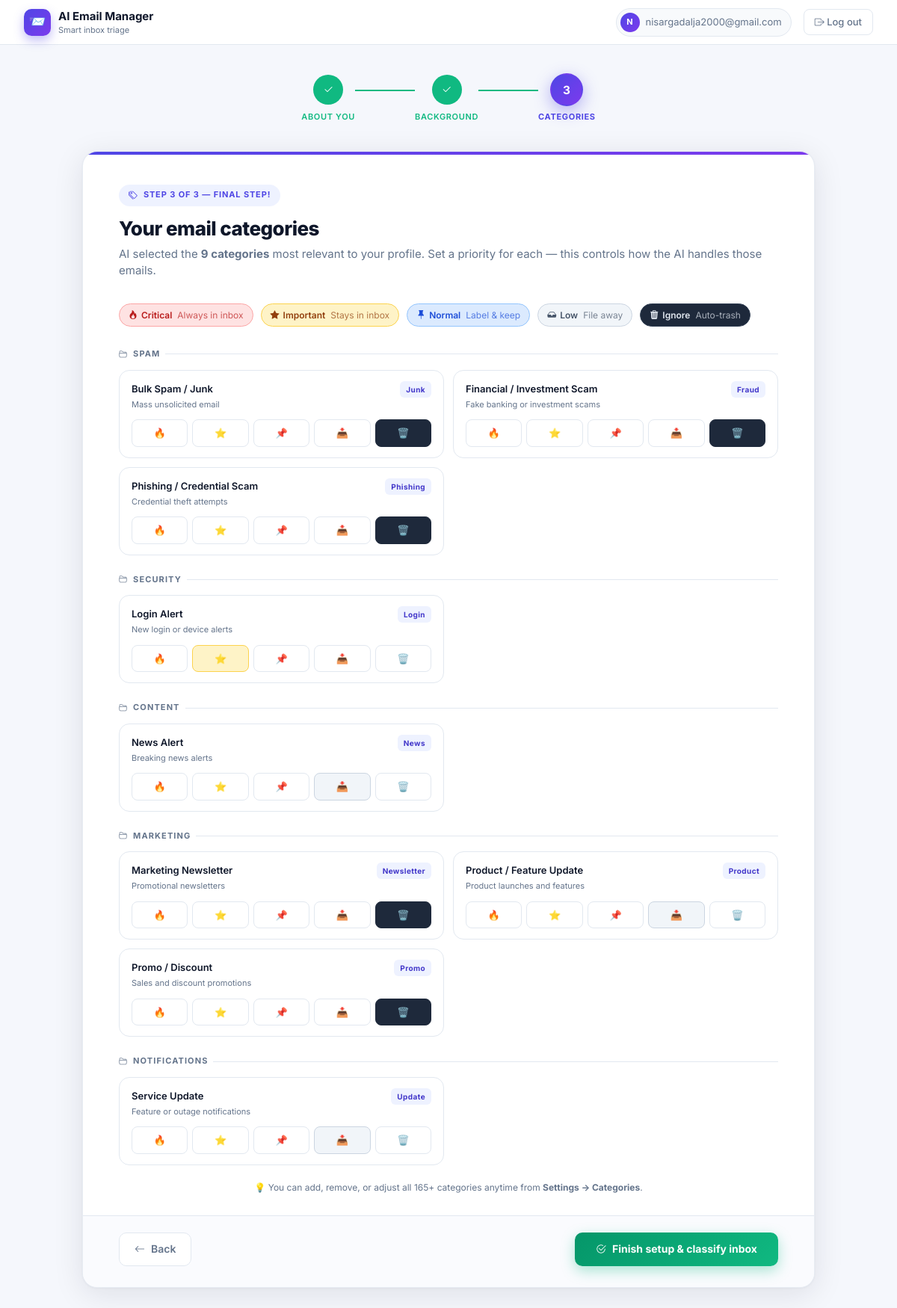
/accounts/onboarding/step3/ (signed in), run on the app's committed database.
### accounts/models.py (models this page shows, shortened)
class EmailCategory(models.Model):
    slug         = models.SlugField(max_length=64, unique=True)
    name         = models.CharField(max_length=120)
    short_label  = models.CharField(max_length=32)
    group        = models.CharField(max_length=64)
    description  = models.TextField(blank=True)
    default_tier = models.CharField(max_length=16, choices=TIER_CHOICES, default="normal")

### accounts/views.py (the view, shortened to what this page needs)
# urls.py: path("onboarding/step3/", views.onboarding_step3, name="onboarding_step3"),
@login_required
def onboarding_step3(request):
    profile = _ensure_profile(request)
    relevant = services.suggest_relevant_categories(profile, max_count=20)
    prefs = {p.category_id: p.tier for p in request.user.category_prefs.all()}
    cat_groups = {}
    for c in relevant:
        cat_groups.setdefault(c.group, []).append(
            {"obj": c, "tier": prefs.get(c.id, c.default_tier)}
        )
    from .models import EmailCategory as _EC
    tier_options = [
        ("critical", "🔥", "crit", "Critical — always in inbox"),
        ("important", "⭐", "imp",  "Important — stays in inbox"),
        ("normal",    "📌", "norm", "Normal — label & keep"),
        ("low",       "📥", "low",  "Low — file away"),
        ("ignore",    "🗑️", "ign",  "Ignore — auto-trash"),
    ]
    return render(request, "onboarding_step3.html", {
        "cat_groups": cat_groups,
        "step": 3,
        "total_relevant": len(relevant),
        "total_pool": _EC.objects.count(),
        "tier_options": tier_options,
    })

### accounts/context_processors.py (called while the page is built)
def active_job(request):
    if not request.user.is_authenticated:
        return {}
    job = (ClassificationJob.objects
           .filter(user=request.user, status__in=["pending", "running"])
           .order_by("-id").first())
    return {"global_active_job": job}

### accounts/services.py (called while the page is built, shortened)
def suggest_relevant_categories(profile, max_count=20):
    universal_cats = list(
        EmailCategory.objects.filter(slug__in=UNIVERSAL_SLUGS)
    )
    universal_ids = {c.id for c in universal_cats}
    ai_count = max(0, max_count - len(universal_cats))
    if _openai is None or not profile or ai_count == 0:
        return universal_cats[:max_count]

### accounts/views.py (called while the page is built)
def _ensure_profile(request):
    profile, _ = UserProfile.objects.get_or_create(
        user=request.user, defaults={"full_name": request.user.get_full_name()},
    )
    return profile

### templates/onboarding_step3.html (shortened to what this page needs)
{% extends "onboarding_base.html" %}
{% block s1_class %}done{% endblock %}
{% block s1_icon %}<i class="bi bi-check2"></i>{% endblock %}
{% block l1_class %}done{% endblock %}
{% block s2_class %}done{% endblock %}
{% block s2_icon %}<i class="bi bi-check2"></i>{% endblock %}
{% block l2_class %}done{% endblock %}
{% block s3_class %}active{% endblock %}
{% block s3_icon %}3{% endblock %}
{% block ob_content %}
<form method="post" novalidate id="catForm">{% csrf_token %}
  <div class="ob-card-body" style="padding-bottom:12px">
    <div class="ob-card-header">
      <div class="ob-card-step-badge"><i class="bi bi-tags"></i>Step 3 of 3 — Final step!</div>
      <h1 class="ob-card-title">Your email categories</h1>
      <p class="ob-card-sub">
        AI selected the <strong>{{ total_relevant }} categories</strong> most relevant to your profile.
        Set a priority for each — this controls how the AI handles those emails.
      </p>
    </div>
    <div style="display:flex;gap:10px;flex-wrap:wrap;margin-bottom:28px">
      <div class="tier-legend-item crit"><i class="bi bi-fire"></i> Critical <span>Always in inbox</span></div>
      <div class="tier-legend-item imp"><i class="bi bi-star-fill"></i> Important <span>Stays in inbox</span></div>
      <div class="tier-legend-item norm"><i class="bi bi-pin-fill"></i> Normal <span>Label & keep</span></div>
      <div class="tier-legend-item low"><i class="bi bi-inbox-fill"></i> Low <span>File away</span></div>
      <div class="tier-legend-item ign"><i class="bi bi-trash3-fill"></i> Ignore <span>Auto-trash</span></div>
    </div>
    {% for group, cats in cat_groups.items %}
      <div class="cat3-group-header">
        <i class="bi bi-folder2-open"></i> {{ group }}
      </div>
      <div class="cat3-grid">
        {% for item in cats %}
          <div class="cat3-card" data-cat="{{ item.obj.id }}">
            <div class="cat3-top">
              <div>
                <div class="cat3-name">{{ item.obj.name }}</div>
                <div class="cat3-desc">{{ item.obj.description }}</div>
              </div>
              <span class="cat3-label">{{ item.obj.short_label }}</span>
            </div>
            <div class="cat3-tiers">
              {% for val, icon, cls, title in tier_options %}
                <label class="cat3-pill {{ cls }} {% if item.tier == val %}selected{% endif %}" title="{{ title }}">
                  {{ icon }}
                </label>
              {% endfor %}
            </div>
          </div>
        {% endfor %}
      </div>
    {% endfor %}
    <p class="ob-skip" style="margin-top:20px">
      💡 You can add, remove, or adjust all {{ total_pool }}+ categories anytime from <strong>Settings → Categories</strong>.
    </p>
  </div>
  <div class="ob-card-footer">
    <a href="{% url 'onboarding_step2' %}" class="ob-btn-back">
      <i class="bi bi-arrow-left"></i> Back
    </a>
    <button type="submit" class="ob-btn-next ob-btn-finish">
      <i class="bi bi-check2-circle"></i> Finish setup &amp; classify inbox
    </button>
  </div>
</form>
{% endblock %}

### templates/onboarding_base.html (shortened to what this page needs)
{% load static %}
<!doctype html>
<html lang="en">
<head>
<link href="https://cdn.jsdelivr.net/npm/bootstrap@5.3.3/dist/css/bootstrap.min.css" rel="stylesheet">
<link href="https://cdn.jsdelivr.net/npm/bootstrap-icons@1.11.3/font/bootstrap-icons.css" rel="stylesheet">
</head>
<body>
<header class="ob-topbar">
  <a class="ob-brand" href="#">
    <div class="ob-brand-icon">📨</div>
    <div>
      <div class="ob-brand-name">AI Email Manager</div>
      <div class="ob-brand-sub">Smart inbox triage</div>
    </div>
  </a>
  <div class="ob-topbar-right">
    <div class="ob-user-pill">
      <div class="ob-user-avatar">{{ user.email|slice:":1"|upper }}</div>
      <span class="d-none d-sm-inline">{{ user.email }}</span>
    </div>
    <a href="{% url 'logout' %}" class="ob-logout"><i class="bi bi-box-arrow-right"></i> Log out</a>
  </div>
</header>
<div class="ob-page">
  <div class="ob-stepper">
    <div class="ob-step {% block s1_class %}{% endblock %}">
      <div class="ob-step-circle">{% block s1_icon %}1{% endblock %}</div>
      <div class="ob-step-label">About You</div>
    </div>
    <div class="ob-step-line {% block l1_class %}{% endblock %}"></div>
    <div class="ob-step {% block s2_class %}{% endblock %}">
      <div class="ob-step-circle">{% block s2_icon %}2{% endblock %}</div>
      <div class="ob-step-label">Background</div>
    </div>
    <div class="ob-step-line {% block l2_class %}{% endblock %}"></div>
    <div class="ob-step {% block s3_class %}{% endblock %}">
      <div class="ob-step-circle">{% block s3_icon %}3{% endblock %}</div>
      <div class="ob-step-label">Categories</div>
    </div>
  </div>
  <div class="ob-card">
    <div class="ob-card-stripe"></div>
    {% block ob_content %}{% endblock %}
  </div>
</div>
</body>
</html>

### templates/onboarding_step3.html (style rules this page uses)
.tier-legend-item { display:inline-flex;align-items:center;gap:5px; padding:5px 12px;border-radius:20px; font-size:12px;font-weight:600;border:1.5px solid; }
.tier-legend-item span { font-weight:400;color:inherit;opacity:.7;margin-left:2px }
.tier-legend-item.crit { background:#fee2e2;color:#b91c1c;border-color:#fca5a5 }
.tier-legend-item.imp { background:#fef3c7;color:#92400e;border-color:#fcd34d }
.tier-legend-item.norm { background:#dbeafe;color:#1d4ed8;border-color:#93c5fd }
.tier-legend-item.low { background:#f1f5f9;color:#475569;border-color:#cbd5e1 }
.tier-legend-item.ign { background:#1e293b;color:#e2e8f0;border-color:#334155 }
.cat3-group-header { font-size:11px;font-weight:700;letter-spacing:.1em;text-transform:uppercase; color:var(--muted);margin:24px 0 12px; display:flex;align-items:center;gap:7px; }
.cat3-group-header::after { content:'';flex:1;height:1px;background:var(--border) }
.cat3-grid { display:grid;grid-template-columns:1fr 1fr;gap:12px;margin-bottom:4px }
.cat3-card { border:1.5px solid var(--border);border-radius:14px;padding:14px 16px; background:#fff;transition:all .15s; }
.cat3-top { display:flex;justify-content:space-between;align-items:flex-start;gap:12px;margin-bottom:12px }
.cat3-name { font-weight:600;font-size:13px;color:var(--text);margin-bottom:3px }
.cat3-desc { font-size:11px;color:var(--muted);line-height:1.4 }
.cat3-label { font-size:10px;font-weight:700;letter-spacing:.04em; background:#eef2ff;color:#4338ca; padding:3px 8px;border-radius:6px;white-space:nowrap;flex-shrink:0; }
.cat3-tiers { display:flex;gap:6px }
.cat3-pill { flex:1;text-align:center;padding:7px 4px;border-radius:8px; font-size:13px;border:1.5px solid var(--border); cursor:pointer;background:#fff; transition:all .15s;user-select:none; }
.cat3-pill.imp.selected { background:#fef3c7;border-color:#fcd34d }
.cat3-pill.low.selected { background:#f1f5f9;border-color:#cbd5e1 }
.cat3-pill.ign.selected { background:#1e293b;border-color:#1e293b;color:#fff }

### data on the page
EmailCategory: cat_groups "SPAM", obj.name "Bulk Spam / Junk", obj.description "Mass unsolicited email", obj.short_label "Junk", tier_options "🔥" "⭐" "📌" "📥" "🗑️"
EmailCategory: obj.name "Financial / Investment Scam", obj.description "Fake banking or investment scams", obj.short_label "Fraud", tier_options "🔥" "⭐" "📌" "📥" "🗑️"
EmailCategory: obj.name "Phishing / Credential Scam", obj.description "Credential theft attempts", obj.short_label "Phishing", tier_options "🔥" "⭐" "📌" "📥" "🗑️"
EmailCategory: cat_groups "SECURITY", obj.name "Login Alert", obj.description "New login or device alerts", obj.short_label "Login", tier_options "🔥" "⭐" "📌" "📥" "🗑️"
EmailCategory: cat_groups "CONTENT", obj.name "News Alert", obj.description "Breaking news alerts", obj.short_label "News", tier_options "🔥" "⭐" "📌" "📥" "🗑️"
EmailCategory: cat_groups "MARKETING", obj.name "Marketing Newsletter", obj.description "Promotional newsletters", obj.short_label "Newsletter", tier_options "🔥" "⭐" "📌" "📥" "🗑️"
EmailCategory: obj.name "Product / Feature Update", obj.description "Product launches and features", obj.short_label "Product", tier_options "🔥" "⭐" "📌" "📥" "🗑️"
EmailCategory: obj.name "Promo / Discount", obj.description "Sales and discount promotions", obj.short_label "Promo", tier_options "🔥" "⭐" "📌" "📥" "🗑️"
EmailCategory: cat_groups "NOTIFICATIONS", obj.name "Service Update", obj.description "Feature or outage notifications", obj.short_label "Update", tier_options "🔥" "⭐" "📌" "📥" "🗑️"

### other printed values
{{ user.email|slice:":1"|upper }} "N"
{{ user.email }} "nisargadalja2000@gmail.com"
{{ total_relevant }} "9"
{{ total_pool }} "165"
